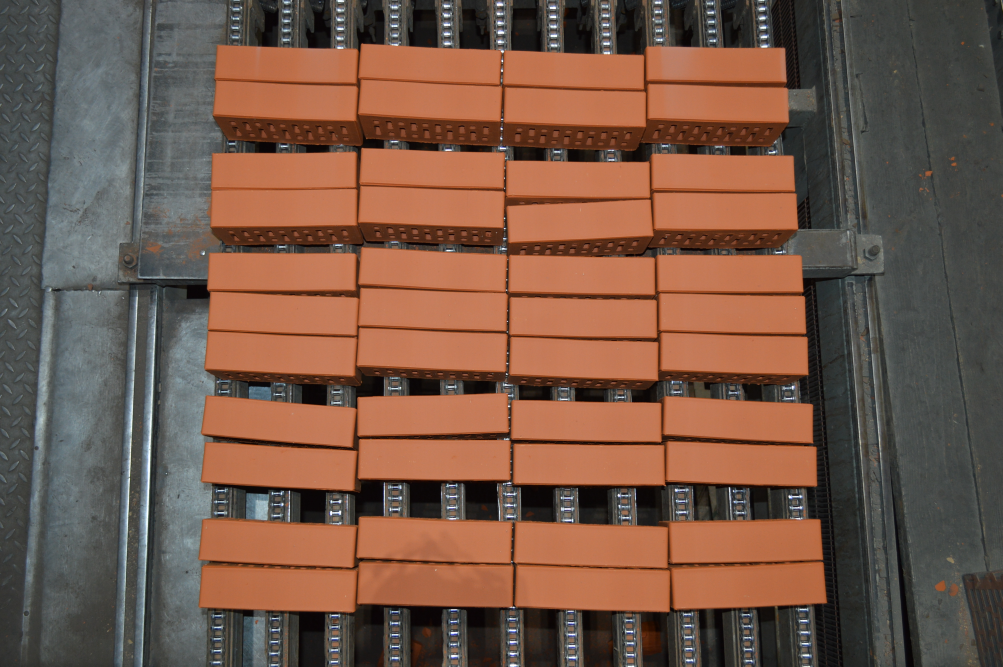
//> input picture DSC_0007.JPG, 3008 x 2000 px (shown at 1/3 size)
$ ./ColorProject   (built with g++ and OpenCV 4)
//> lines starting //> are read from the running program, lines starting //| are printed output that depends on the picture
### HelperFunction.h
#include "Header.h"

#ifndef Header_h
#define Header_h

// функции

// Функции получения маски изображения
void voidRemoval(Mat &img);
void noiseRemoval(Mat &img);
Mat getMask(Mat src, int fx); // Построение маски
Mat combineMask(Mat mask, Mat src); // Выделение объекта

vector<vector<Point>> sortCoordinate(vector<vector<Point>> approx_vector); // Сортировка вектора координат
vector<vector<Point>> Coordinate(Mat mask, Mat src); // Построение контура кирпичей на изображении, получение вектора координат

// Вырезание каждого кирпича отдельно
void cuttingObject(Mat& img, vector<vector<Point>>& approx_vector);

// Свои функции конвертации цветовых пространств
Mat RGBtoXYZ(Mat img);
Mat XYZtoLab(Mat img);

template<class T>
void displaySpecialVector(vector<vector<T>> const& mat);
// Сегментирование изображения, формирование вектора сегментов
vector<vector<specialPoint3>> arraySegmentation(Mat img, int sizeSegmentation);

// Вычисление веса каждого сегмента
void removeSimWeightSegment(vector<int>& weightVector);
double* amountWeightSegment(vector<specialPoint3> weightVector);

Mat drawBadSegment(Mat src, int sizeSegmentation, int step);

#endif //Header

### Header.h
#pragma once

#include <iostream>
#include <fstream>
#include <string>
#include <typeinfo>
#include <vector>
#include <algorithm>

#include "opencv2/opencv.hpp"
#include "opencv2/core.hpp"
#include <opencv2/imgproc/imgproc_c.h>
#include "math.h"
#include <cmath>

#include <stdlib.h>
#include <stdio.h>

using namespace std;
using namespace cv;

struct specialPoint3
{
	int b = 0;
	int a = 0;
	int L = 0;
};

### formatConverter.cpp
#include "Header.h"

Mat RGBtoXYZ(Mat img)
{
    // Heigt/Width IMage
    int him = img.rows;
    int wim = img.cols;

    // New IMage
	Mat nim(him, wim, CV_16SC3);

    double vR, vG, vB;
    double X, Y, Z;

    for (int i = 0; i < him; i++) {
        for (int j = 0; j < wim; j++) {
            Vec3s intest = img.at<Vec3b>(i, j);

            vR = intest[2] / 255.0;
            vG = intest[1] / 255.0;
            vB = intest[0] / 255.0;


            if (vR > 0.04045) {
                vR = pow((vR + 0.055) / 1.055, 2.4);
            }
            else {
                vR = vR / 12.92;
            }

            if (vG > 0.04045) {
                vG = pow((vG + 0.055) / 1.055, 2.4);
            }
            else {
                vG = vG / 12.92;
            }

            if (vB > 0.04045) {
                vB = pow((vB + 0.055) / 1.055, 2.4);
            }
            else {
                vB = vB / 12.92;
            }

            vR = vR * 100.0;
            vG = vG * 100.0;
            vB = vB * 100.0;

            X = vR * 0.4124 + vG * 0.3576 + vB * 0.1805;
            Y = vR * 0.2126 + vG * 0.7152 + vB * 0.0722;
            Z = vR * 0.0193 + vG * 0.1192 + vB * 0.9505;

            intest[2] = X;
            intest[1] = Y;
            intest[0] = Z;

            nim.at<Vec3s>(i, j) = intest;
        }
    }

    return nim;
}


Mat XYZtoLab(Mat img)
{
    // Зависит от источника света, для D65 :
    double refX = 95.047;
    double refY = 100.000;
    double refZ = 108.883;

    // Heigt/Width IMage
    int him = img.rows;
    int wim = img.cols;

    // New IMage
    Mat nim(him, wim, CV_16SC3);

    double vX, vY, vZ;
    double cieL, ciea, cieb;

    for (int i = 0; i < him; i++) {
        for (int j = 0; j < wim; j++) {
            Vec3s intest = img.at<Vec3s>(i, j);

            vX = intest[2] / refX;
            vY = intest[1] / refY;
            vZ = intest[0] / refZ;

            if (vX > 0.008856) {
                vX = pow(vX, (1 / 3.0));
            }
            else {
                vX = (7.787 * vX) + (16.0 / 116.0);
            }

            if (vY > 0.008856) {
                vY = pow(vY, (1 / 3.0));
            }
            else {
                vY = (7.787 * vY) + (16.0 / 116.0);
            }

            if (vZ > 0.008856) {
                vZ = pow(vZ, (1 / 3.0));
            }
            else {
                vZ = (7.787 * vZ) + (16.0 / 116.0);
            }

            cieL = (116 * vY) - 16;
            ciea = 500 * (vX - vY);
            cieb = 200 * (vY - vZ);

            intest[2] = cieL;
            intest[1] = ciea;
            intest[0] = cieb;

            nim.at<Vec3s>(i, j) = intest;
        }
    }

    return nim;
}

### ProcessImage.cpp
#include "Header.h"

void cuttingObject(Mat &img, vector<vector<Point>> &apr)
{
	int road[4][2], //строка координат
		dote[4];

	int h, //hight
		w; //width

	int sl, //samaya left
		su, //samaya up
		sr, //samaya right
		sd; //samaya down

	int sX, //start X
		sY; //start Y

	string name_f;
	string num0 = "Produce/CUT/";
	string num1 = "_cutDSC.png";

	int id_brick = 0;
	while (id_brick < 44) {
		for (int i = 0; i < 4; i++)	{
			road[i][0] = apr.at(id_brick).at(i).x;
			road[i][1] = apr.at(id_brick).at(i).y;
		}

		sX = road[0][0];
		sr = 0;
		for (int i = 1; i < 4; i++)
			if (road[i][0] < sX) {
				sX = road[i][0];
				if (road[i - 1][0] > sr)
					sr = road[i - 1][0];
			}
			else {
				if (road[i][0] > sr)
					sr = road[i][0];
			}


		sY = road[0][1];
		sd = 0;
		for (int i = 1; i < 4; i++)
			if (road[i][1] < sY) {
				sY = road[i][1];
				if (road[i - 1][1] > sd)
					sd = road[i - 1][1];
			}
			else {
				if (road[i][1] > sd)
					sd = road[i][1];
			}


		h = abs(sY - sd); //высота изображения, разница самой верхней и самой нижней точки
		//тоже самое для ширины
		w = abs(sr - sX);

		//cout << "[#: " << id_brick << ", h: " << h << ", w: " << w << "]" << endl;

		Mat ROI(img, Rect(sX, sY, w, h));
		Mat croppedImmage;
		ROI.copyTo(croppedImmage);

		name_f = num0 + to_string(id_brick + 1) + num1;
		imwrite(name_f, croppedImmage);

		id_brick++;
	}
}

template<class T>
// [15 lines left out: function displaySpecialVector, not called in this run]

vector<vector<specialPoint3>> arraySegmentation(Mat img, int sizeSegmentation)
{
	string name_f;
	string num0 = "Produce/CUT/";
	string num1 = "_cutDSC.png";

	double him = img.rows;
	double wim = img.cols;

	int himSegmentCount, himSegmentLast,
		wimSegmentCount, wimSegmentLast;

	// количество сегментов по высоте
	himSegmentCount = ceil(him / sizeSegmentation);
	// высота последнего сегмента
	himSegmentLast = him - ((himSegmentCount - 1) * sizeSegmentation);

	// количество сегментов по ширине
	wimSegmentCount = ceil(wim / sizeSegmentation);
	// ширина последнего сегмента
	wimSegmentLast = wim - ((wimSegmentCount - 1) * sizeSegmentation);

	/*cout << "Size " << him << " x " << wim << endl
		<< "Count segment height = " << himSegmentCount << endl
		<< "Count segment width  = " << wimSegmentCount << endl
		<< "Size last segment on h = " << himSegmentLast << ", on w = " << wimSegmentLast << endl;*/

	//arraySegment.resize(him, vector<specialPoint3>(wim));

	int	iStep = 0,
		jStep = 0;
	vector<vector<specialPoint3>> arraySegment;
	vector<specialPoint3> weightList;
	specialPoint3 weightElem;

	for (int ih = 0; ih < himSegmentCount; ih++) {
		for (int jh = 0; jh < wimSegmentCount; jh++) {
			if (ih < (himSegmentCount - 1) && jh < (wimSegmentCount - 1)) {
				// центральная симметричная часть
				iStep = sizeSegmentation;
				jStep = sizeSegmentation;
			}
			else if (ih == (himSegmentCount - 1) && jh < (wimSegmentCount - 1)) {
				// нижняя часть
				iStep = himSegmentLast;
				jStep = sizeSegmentation;
			}
			else if (ih < (himSegmentCount - 1) && jh == (wimSegmentCount - 1)) {
				// правая часть
				iStep = sizeSegmentation;
				jStep = wimSegmentLast;
			}
			else if (ih == (himSegmentCount - 1) && jh == (wimSegmentCount - 1)) {
				// нижняя правая часть
				iStep = himSegmentLast;
				jStep = wimSegmentLast;
			}

			for (int i = 0; i < iStep; i++) {
				for (int j = 0; j < jStep; j++) {
					Vec3s intest = img.at<Vec3s>((ih * sizeSegmentation) + i, (jh * sizeSegmentation) + j);
					weightElem.L = intest[2];
					weightElem.a = intest[1];
					weightElem.b = intest[0];

					weightList.push_back(weightElem);
				}
			}
			arraySegment.push_back(weightList);
			weightList.clear();
		}
	}

	//displaySpecialVector(arraySegment);
	return arraySegment;
}

// [10 lines left out: function removeSimWeightSegment, not called in this run]

double* amountWeightSegment(vector<specialPoint3> weightVector)
{
	/*
		Функция разбора ОДНОГО сегмента
	*/

	int maxList = weightVector.size();
	double* amountWeight = new double[3];

	// 1. Выделить 3 вектора из основного
	vector<double> L_list;
	vector<vector<double>> ab_list;
	vector<double> ab_point;
	for (int i = 0; i < maxList; i++) {
		ab_point.push_back(weightVector.at(i).b);
		ab_point.push_back(weightVector.at(i).a);

		// 1.1 Удалить дубли из основных ЗАВИСИМЫХ векторов
		if (count(ab_list.begin(), ab_list.end(), ab_point) or (ab_point.at(0) == 0 && ab_point.at(1) == 0)) {
		}
		else {
			//cout << ab_point.at(0) << ", " << ab_point.at(1) << endl;
			ab_list.push_back(ab_point);
		}
		ab_point.clear();

		// 1.2 Удалить дубли из вектора L
		if (count(L_list.begin(), L_list.end(), weightVector.at(i).L) or (weightVector.at(i).L == 0)) {
		}
		else {
			L_list.push_back(weightVector.at(i).L);
		}
		ab_point.clear();
	}

	// 2. Посчитать среднее значение во всех векторах
	double sumVector = 0.0;

	if (ab_list.size() == 0) {
		amountWeight[0] = 0;
		amountWeight[1] = 0;
	}
	else {
		for (int i = 0; i < ab_list.size(); i++)
			sumVector = sumVector + ab_list.at(i).at(0);

		amountWeight[0] = sumVector / ab_list.size();
		sumVector = 0.0;

		for (int i = 0; i < ab_list.size(); i++)
			sumVector = sumVector + ab_list.at(i).at(1);

		amountWeight[1] = sumVector / ab_list.size();
		sumVector = 0.0;
	}

	if (ab_list.size() == 0) {
		amountWeight[2] = 0;
	}
	else {
		for (int i = 0; i < L_list.size(); i++)
			sumVector = sumVector + L_list.at(i);

		amountWeight[2] = sumVector / L_list.size();
		sumVector = 0.0;
	}

	return amountWeight;
}

Mat drawBadSegment(Mat src, int sizeSegmentation, int step)
{
	Mat img = src;

	double him = img.rows;
	double wim = img.cols;

	int himSegmentCount, himSegmentLast,
		wimSegmentCount, wimSegmentLast;

	// количество сегментов по высоте
	himSegmentCount = ceil(him / sizeSegmentation);
	// высота последнего сегмента
	himSegmentLast = him - ((himSegmentCount - 1) * sizeSegmentation);

	// количество сегментов по ширине
	wimSegmentCount = ceil(wim / sizeSegmentation);
	// ширина последнего сегмента
	wimSegmentLast = wim - ((wimSegmentCount - 1) * sizeSegmentation);

	/*cout << "Size " << him << " x " << wim << endl
		<< "Count segment height = " << himSegmentCount << endl
		<< "Count segment width  = " << wimSegmentCount << endl
		<< "Size last segment on h = " << himSegmentLast << ", on w = " << wimSegmentLast << endl;*/

		//arraySegment.resize(him, vector<specialPoint3>(wim));

	int	iStep = 0,
		jStep = 0;
	Point up, down;
	vector<vector<specialPoint3>> arraySegment;
	vector<specialPoint3> weightList;
	specialPoint3 weightElem;

	int stepX = 0, stepY = 0;
	for (int ih = 0; ih < himSegmentCount; ih++) {
		for (int jh = 0; jh < wimSegmentCount; jh++) {
			if (ih < (himSegmentCount - 1) && jh < (wimSegmentCount - 1)) {
				// центральная симметричная часть
				iStep = sizeSegmentation;
				jStep = sizeSegmentation;
			}
			else if (ih == (himSegmentCount - 1) && jh < (wimSegmentCount - 1)) {
				// нижняя часть
				iStep = himSegmentLast;
				jStep = sizeSegmentation;
			}
			else if (ih < (himSegmentCount - 1) && jh == (wimSegmentCount - 1)) {
				// правая часть
				iStep = sizeSegmentation;
				jStep = wimSegmentLast;
			}
			else if (ih == (himSegmentCount - 1) && jh == (wimSegmentCount - 1)) {
				// нижняя правая часть
				iStep = himSegmentLast;
				jStep = wimSegmentLast;
			}
		}
	}

	stepY = step;
	while (stepY > wimSegmentCount) {
		stepY = stepY - wimSegmentCount;
		stepX++;
	}
	cout << endl << stepX << ", " << stepY << endl;

	rectangle(img,
		cv::Point(stepY * sizeSegmentation, stepX * sizeSegmentation),
		cv::Point((stepY * sizeSegmentation) + sizeSegmentation, (stepX * sizeSegmentation) + sizeSegmentation),
		Scalar(0, 0, 255), 1);

	stepY = 0; stepX = 0;

	return img;
}

### MatXYZ.cpp
#include "Header.h"

vector<vector<Point>> sortCoordinate(vector<vector<Point>> approx_vector)
{
	/*
	на этапе сортировки
	- сперва сортируется каждая строка (каждый кирпич, его координаты в одном направлении)
	- затем определяются центры и по центрам сортируются кирпичи

		Требуемый порядок координат ОДНОГО кирпича:
		LeftDown -> LeftUp -> RightUp -> RightDown
	*/

	vector<vector<Point>> apr = approx_vector;
	int a[2], b[2], c[2], d[2],
		center[2],
		ld[2],/*->*/ lu[2],/*->*/ ru[2],/*->*/ rd[2];

	for (int u = 0; u < 44; u++) {
		a[0] = apr.at(u).at(0).x;	a[1] = apr.at(u).at(0).y;
		b[0] = apr.at(u).at(1).x;	b[1] = apr.at(u).at(1).y;
		c[0] = apr.at(u).at(2).x;	c[1] = apr.at(u).at(2).y;
		d[0] = apr.at(u).at(3).x;	d[1] = apr.at(u).at(3).y;

		for (int i = 0; i < 2; i++) {
			center[i] = (a[i] + b[i] + c[i] + d[i]) / 4;
		}
		/*cout << "Center Coordinate x = " << center[0] << ", y = " << center[1] << "." << endl;*/

		if ((a[0] < center[0]) && (a[1] > center[1])) {
			ld[0] = a[0];		ld[1] = a[1];
		}
		else if ((a[0] < center[0]) && (a[1] < center[1])) {
			lu[0] = a[0];		lu[1] = a[1];
		}
		else if ((a[0] > center[0]) && (a[1] < center[1])) {
			ru[0] = a[0];		ru[1] = a[1];
		}
		else if ((a[0] > center[0]) && (a[1] > center[1])) {
			rd[0] = a[0];		rd[1] = a[1];
		}

		if ((b[0] < center[0]) && (b[1] > center[1])) {
			ld[0] = b[0];		ld[1] = b[1];
		}
		else if ((b[0] < center[0]) && (b[1] < center[1])) {
			lu[0] = b[0];		lu[1] = b[1];
		}
		else if ((b[0] > center[0]) && (b[1] < center[1])) {
			ru[0] = b[0];		ru[1] = b[1];
		}
		else if ((b[0] > center[0]) && (b[1] > center[1])) {
			rd[0] = b[0];		rd[1] = b[1];
		}

		if ((c[0] < center[0]) && (c[1] > center[1])) {
			ld[0] = c[0];		ld[1] = c[1];
		}
		else if ((c[0] < center[0]) && (c[1] < center[1])) {
			lu[0] = c[0];		lu[1] = c[1];
		}
		else if ((c[0] > center[0]) && (c[1] < center[1])) {
			ru[0] = c[0];		ru[1] = c[1];
		}
		else if ((c[0] > center[0]) && (c[1] > center[1])) {
			rd[0] = c[0];		rd[1] = c[1];
		}

		if ((d[0] < center[0]) && (d[1] > center[1])) {
			ld[0] = d[0];		ld[1] = d[1];
		}
		else if ((d[0] < center[0]) && (d[1] < center[1])) {
			lu[0] = d[0];		lu[1] = d[1];
		}
		else if ((d[0] > center[0]) && (d[1] < center[1])) {
			ru[0] = d[0];		ru[1] = d[1];
		}
		else if ((d[0] > center[0]) && (d[1] > center[1])) {
			rd[0] = d[0];		rd[1] = d[1];
		}

		apr.at(u).at(0).x = ld[0];	apr.at(u).at(0).y = ld[1];
		apr.at(u).at(1).x = lu[0];	apr.at(u).at(1).y = lu[1];
		apr.at(u).at(2).x = ru[0];	apr.at(u).at(2).y = ru[1];
		apr.at(u).at(3).x = rd[0];	apr.at(u).at(3).y = rd[1];
	}

	int cent[44][2];
	for (int z = 0; z < 44; z++) {
		a[0] = apr.at(z).at(0).x;	a[1] = apr.at(z).at(0).y;
		b[0] = apr.at(z).at(1).x;	b[1] = apr.at(z).at(1).y;
		c[0] = apr.at(z).at(2).x;	c[1] = apr.at(z).at(2).y;
		d[0] = apr.at(z).at(3).x;	d[1] = apr.at(z).at(3).y;

		cent[z][0] = (a[0] + b[0] + c[0] + d[0]) / 4;
		cent[z][1] = (a[1] + b[1] + c[1] + d[1]) / 4;

		//cout << "Center Coordinate x = " << cent[z][0] << ", y = " << cent[z][1] << "." << endl;
	}

	int temp[2];
	for (int n = 0; n < 43; n++) {
		for (int l = 0; l < 43; l++) {
			if (cent[l][1] > cent[l + 1][1]) {
				temp[0] = cent[l][0]; temp[1] = cent[l][1];
				cent[l][0] = cent[l + 1][0]; cent[l][1] = cent[l + 1][1];
				cent[l + 1][0] = temp[0]; cent[l + 1][1] = temp[1];
			}
		}
	}

	int ttemp[2];
	int size = 44;
	int temp_m, temp_curt;
	for (int m = 0; m < 44; m = m + 4) {
		temp_m = m;
		temp_curt = temp_m + 3;
		for (int n = temp_m; n < temp_curt; n++) {
			for (int l = temp_m; l < temp_curt; l++) {
				if (cent[l][0] > cent[l + 1][0]) {
					ttemp[0] = cent[l][0]; ttemp[1] = cent[l][1];
					cent[l][0] = cent[l + 1][0]; cent[l][1] = cent[l + 1][1];
					cent[l + 1][0] = ttemp[0]; cent[l + 1][1] = ttemp[1];
				}
			}
		}
	}

	int cent2[44][2];
	int dotes[44][8];

	for (int z = 0; z < 44; z++) {
		dotes[z][0] = apr.at(z).at(0).x;	dotes[z][1] = apr.at(z).at(0).y;
		dotes[z][2] = apr.at(z).at(1).x;	dotes[z][3] = apr.at(z).at(1).y;
		dotes[z][4] = apr.at(z).at(2).x;	dotes[z][5] = apr.at(z).at(2).y;
		dotes[z][6] = apr.at(z).at(3).x;	dotes[z][7] = apr.at(z).at(3).y;

		cent2[z][0] = (dotes[z][0] + dotes[z][2] + dotes[z][4] + dotes[z][6]) / 4;
		cent2[z][1] = (dotes[z][1] + dotes[z][3] + dotes[z][5] + dotes[z][7]) / 4;
	}

	for (int g = 0; g < 44; g++) {
		for (int y = 0; y < 44; y++) {
			if ((cent[g][1] == cent2[y][1]) && (cent[g][0] == cent2[y][0])) {
				apr.at(g).at(0).x = dotes[y][0];	apr.at(g).at(0).y = dotes[y][1];
				apr.at(g).at(1).x = dotes[y][2];	apr.at(g).at(1).y = dotes[y][3];
				apr.at(g).at(2).x = dotes[y][4];	apr.at(g).at(2).y = dotes[y][5];
				apr.at(g).at(3).x = dotes[y][6];	apr.at(g).at(3).y = dotes[y][7];
				y = 44; //break;
			}
		}
	}

	return apr;
}

vector<vector<Point>> Coordinate(Mat mask, Mat src)
{
	Mat edged, kernel, closed, gray, bw, smoth;
	GaussianBlur(mask, smoth, Size(7, 7), 0);
	Canny(smoth, edged, 0, 255);

	kernel = getStructuringElement(MORPH_RECT, Point(3, 3));
	morphologyEx(edged, closed, MORPH_CLOSE, kernel);

	vector<vector<Point>> cnts;
	findContours(closed, cnts, RETR_EXTERNAL, CHAIN_APPROX_SIMPLE);

	double peri;
	vector<vector<Point>> approxs;
	vector<Point> approx;

	int total = 0;
	for (vector<Point>c : cnts) {
		peri = arcLength(c, true);
		approxPolyDP(c, approx, 0.02 * peri, true);

		if (approx.size() == 4 && peri > 900) {
			approxs.push_back(approx);
			total++;
		}
	}
	cout << "Count of kirp: " << total << endl;

	return approxs;
}

### MaskImage.cpp
#include "Header.h"

/*
	Полная маска изображения получается следующим образом:
	1. Изначально по заданным параметрам (которые были получены в ходе научного исследования)
		определяется цвет кирпича и по ним строится первичная маска;
	2. Первичная маска "расширяется" на 1 пиксель для заполнения пустот,
		которые могут возникать из-за динамичного параметра освещения и других;
	3. Из расширенной маски удаляются "шумы", "одиночные пиксели", в результате получается полная маска изображения.
*/

void voidRemoval(Mat &img)
{
	int black = 0;
	int count = 0;
	cout << "Cols: " << img.cols << endl << "Rows: " << img.rows << endl << "CxR: " << img.cols * img.rows << endl;

	for (int i = 1; i < img.cols - 1; i++)	{
		for (int j = 1; j < img.rows - 1; j++)		{
			Vec3b intest = img.at<Vec3b>(j, i);

			Vec3b coord[4];
			coord[0] = img.at<Vec3b>(j, i - 1);
			coord[1] = img.at<Vec3b>(j, i + 1);
			coord[2] = img.at<Vec3b>(j - 1, i);
			coord[3] = img.at<Vec3b>(j + 1, i);

			if (intest[0] == 0 && intest[1] == 0 && intest[2] == 0)	{
				black = 1;
			}
			else {
				black = 0;
			}
			if ((coord[0][0] == 55 && coord[0][1] == 135 && coord[0][2] == 200) && (black == 1)) {
				coord[0][0] = 160;
				coord[0][1] = 70;
				coord[0][2] = 160;
				//cout << "_UPUPUP_" << endl;

				img.at<Vec3b>(j, i - 1) = coord[0];
			}

			if ((coord[1][0] == 55 && coord[1][1] == 135 && coord[1][2] == 200) && (black == 1)) {
				coord[1][0] = 160;
				coord[1][1] = 70;
				coord[1][2] = 160;
				//cout << "_DOWNDOWNDOWN_" << endl;

				img.at<Vec3b>(j, i + 1) = coord[1];
			}

			if ((coord[2][0] == 55 && coord[2][1] == 135 && coord[2][2] == 200) && (black == 1)) {
				coord[2][0] = 160;
				coord[2][1] = 70;
				coord[2][2] = 160;
				//cout << "_LEFTLEFTLEFT_" << endl;

				img.at<Vec3b>(j - 1, i) = coord[2];
			}

			if ((coord[3][0] == 55 && coord[3][1] == 135 && coord[3][2] == 200) && (black == 1)) {
				coord[3][0] = 160;
				coord[3][1] = 70;
				coord[3][2] = 160;
				//cout << "_RIGHTRIGHTRIGHT_" << endl;

				img.at<Vec3b>(j + 1, i) = coord[3];
			}

			black = 0;
			count++;
		}
	}

	cout << count << endl;
}

void noiseRemoval(Mat &img)
{
	for (int i = 0; i < img.cols; i++)	{
		for (int j = 0; j < img.rows; j++) {
			Vec3b intest = img.at<Vec3b>(j, i);
			if (intest[0] == 160 && intest[1] == 70 && intest[2] == 160) {
				intest[0] = 0;
				intest[1] = 0;
				intest[2] = 0;

				img.at<Vec3b>(j, i) = intest;
			}
		}
	}
}

Mat getMask(Mat src, int fx)
{
	if (fx != 0 && fx != 1)
		fx = 1;

	Mat img;
	src.copyTo(img);
	double R = 0.0, G = 0.0, B = 0.0;
	double GR = 0.0, BR = 0.0;

	for (int i = 0; i < img.cols; i++) {
		for (int j = 0; j < img.rows; j++) {
			Vec3b intest = img.at<Vec3b>(j, i);
			R = intest[2];
			G = intest[1];
			B = intest[0];

			GR = G / R;
			BR = B / R;

			if ((GR > 0.5) && (GR < 0.7) && (BR > 0.3) && (BR < 0.5) && (R > 150)) {
				//кирпич
				intest[0] = 55;
				intest[1] = 135;
				intest[2] = 200;

				img.at<Vec3b>(j, i) = intest;
			}
			else if ((GR > 0.6) && (GR < 0.75) && (BR > 0.40) && (BR < 0.65) && (R > 150)) {
				//другой цвет (белый, выделяется красным, уже не нужно)
				if (fx == 0) {
					intest[0] = 20;
					intest[1] = 20;
					intest[2] = 250;

				}
				else if (fx == 1) {
					//если не нужно выделять другим цветом
					intest[0] = 55;
					intest[1] = 135;
					intest[2] = 200;
				}

				img.at<Vec3b>(j, i) = intest;
			}
			else {
				intest[0] = 0;
				intest[1] = 0;
				intest[2] = 0;

				img.at<Vec3b>(j, i) = intest;
			}
		}
	}

	voidRemoval(img);
	noiseRemoval(img);

	return img;
}

Mat combineMask(Mat mask, Mat src)
{
	Mat combine;
	src.copyTo(combine);

	for (int i = 0; i < mask.cols; i++) {
		for (int j = 0; j < mask.rows; j++) {
			Vec3b intest = mask.at<Vec3b>(j, i);
			Vec3b intestSRC = src.at<Vec3b>(j, i);

			// не кирпич
			if ((intest[2] == 0) && (intest[1] == 0) && (intest[0] == 0)) {
				combine.at<Vec3b>(j, i) = intest;
			}
			else {
				combine.at<Vec3b>(j, i) = intestSRC;
			}
		}
	}

	return combine;
}

### ColorProject.cpp
#include "Header.h"
#include "HelperFunction.h"

int main()
{
	setlocale(LC_ALL, "Russian");

	Mat src = imread("DSC_0007.jpg"); // Оригинальное изображение
//> src is the input picture: 2000 rows x 3008 cols, CV_8UC3; mean B, G, R 72.2, 87.7, 117.6
	Mat mask = getMask(src, 1); // Получение маски от оригинального изображения
//> the loop in getMask, `for (int i = 0; i < img.cols; i++)` made 3008 passes
//> (R, G, B, GR, BR) on passes 1 to 3: (42, 42, 40, 1, 0.952), (42, 42, 40, 1, 0.952), (43, 43, 41, 1, 0.953)
//> after the loop in getMask, `for (int i = 0; i < img.cols; i++)`:
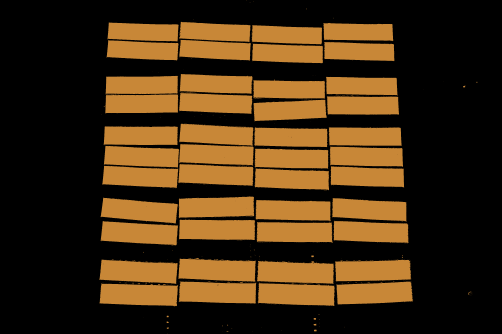
//> img: 2000 rows x 3008 cols, CV_8UC3 (shown at 1/6 size); mean B, G, R 19.5, 47.9, 70.9
//> after the loop in getMask, `for (int i = 0; i < img.cols; i++)`: R = 47; G = 48; B = 43; GR = 1.02; BR = 0.915
//| Cols: 3008
//| Rows: 2000
//| CxR: 6016000
//> the loop in voidRemoval, `for (int i = 1; i < img.cols - 1; i++)	` made 3006 passes
//> count on passes 1 to 3: 1998, 3996, 5994
//> after the loop in voidRemoval, `for (int i = 1; i < img.cols - 1; i++)	`: black = 0; count = 6005988
//| 6005988
//> after the loop in noiseRemoval, `for (int i = 0; i < img.cols; i++)	`:
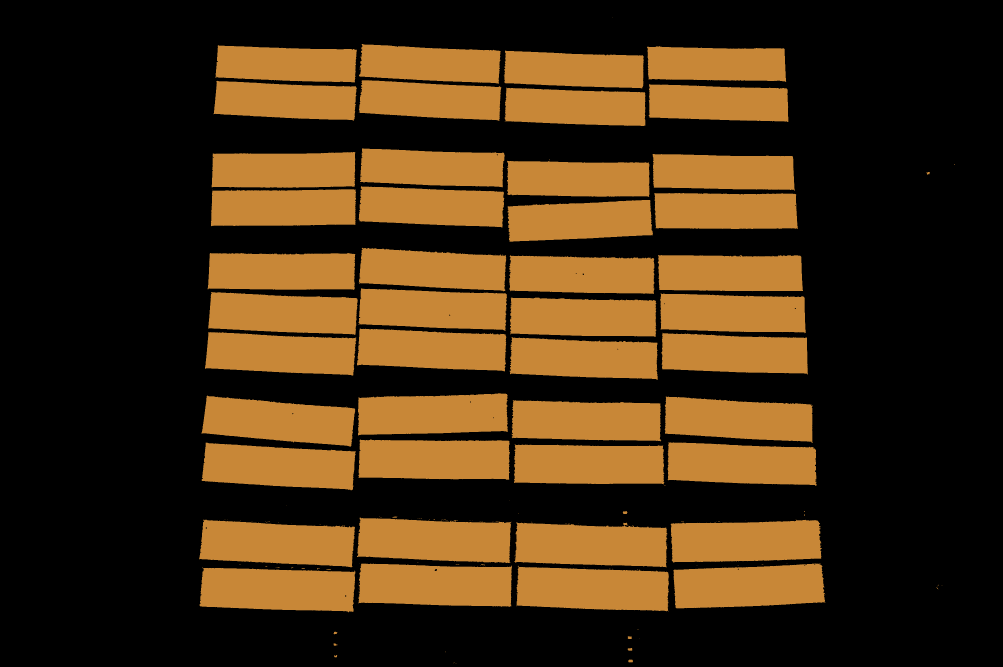
//> img: 2000 rows x 3008 cols, CV_8UC3 (shown at 1/3 size); mean B, G, R 19, 46.6, 69
	Mat srcMask = combineMask(mask, src);
//> (the rest of the program and of its run is left out)
